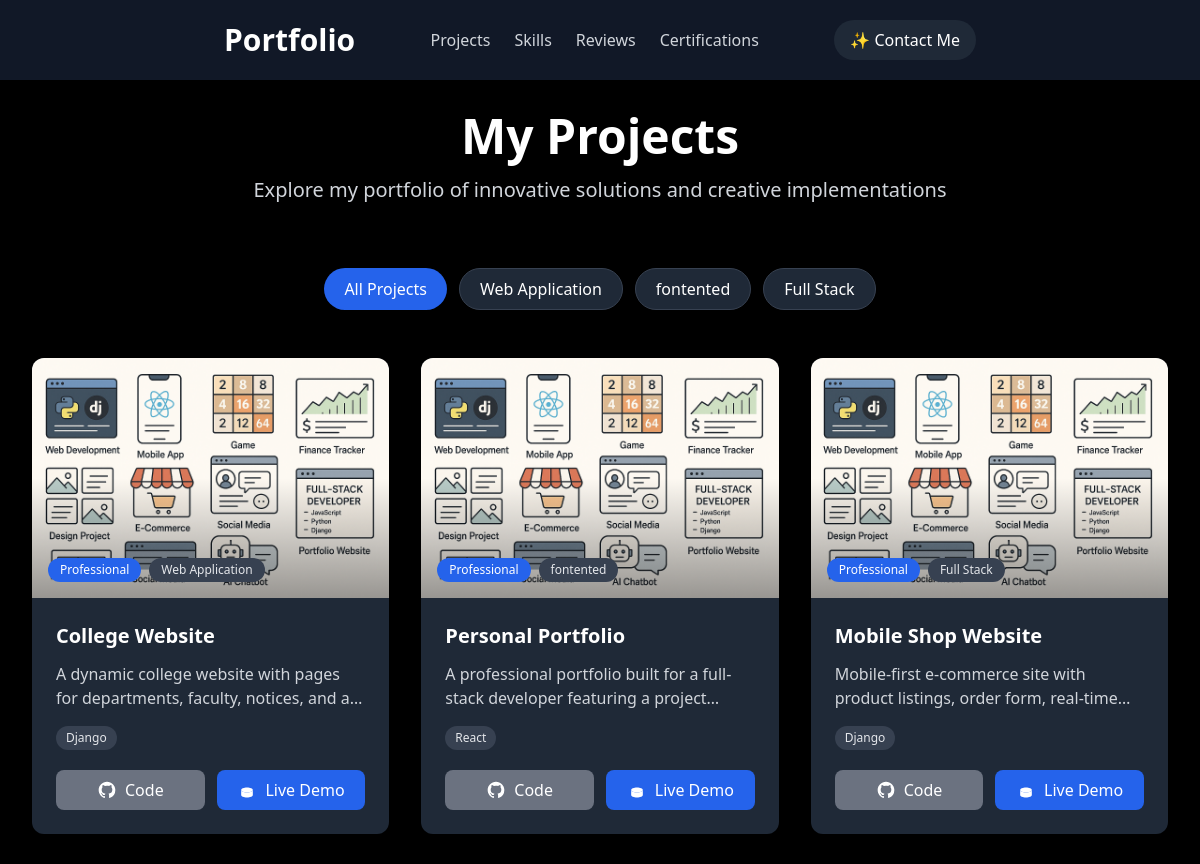
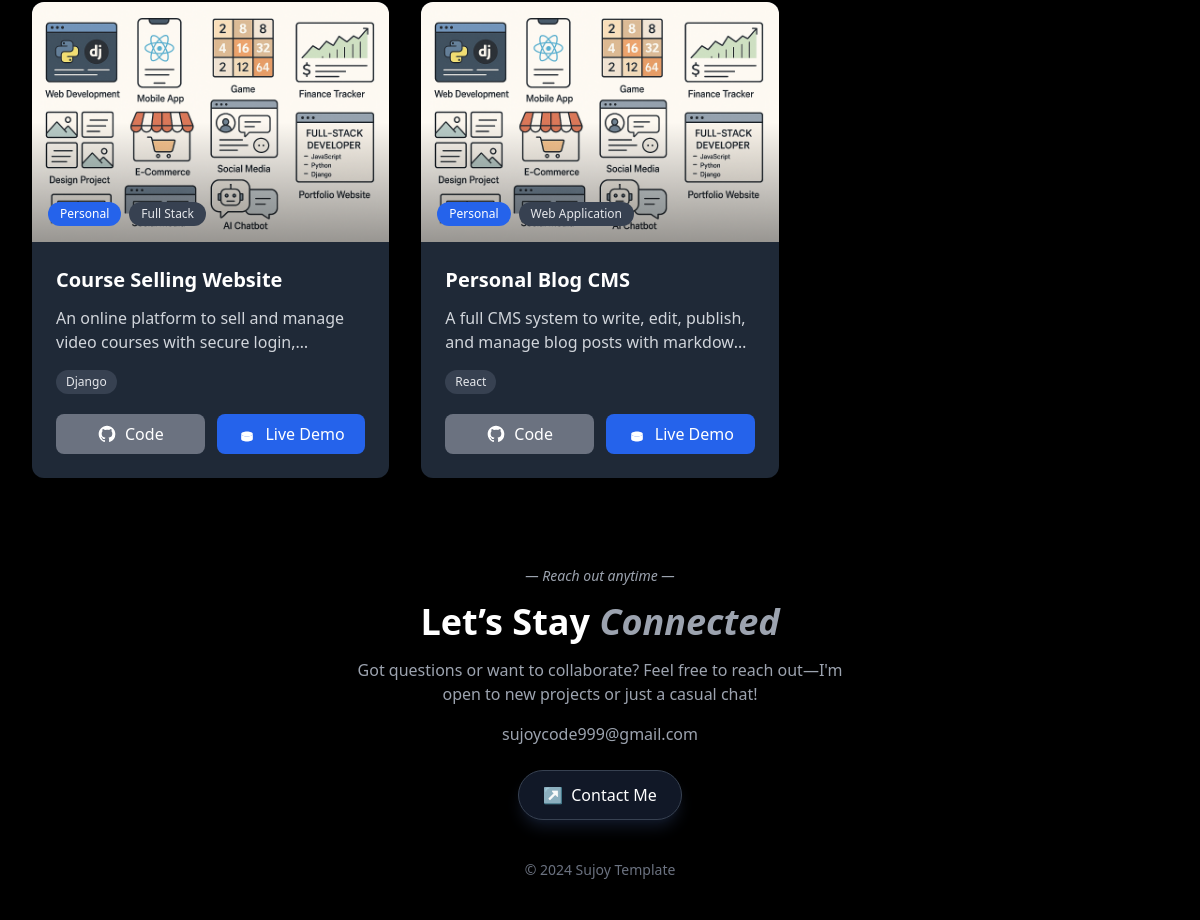
The page /projects/ on the database as committed earlier (2 pictures, top to bottom).
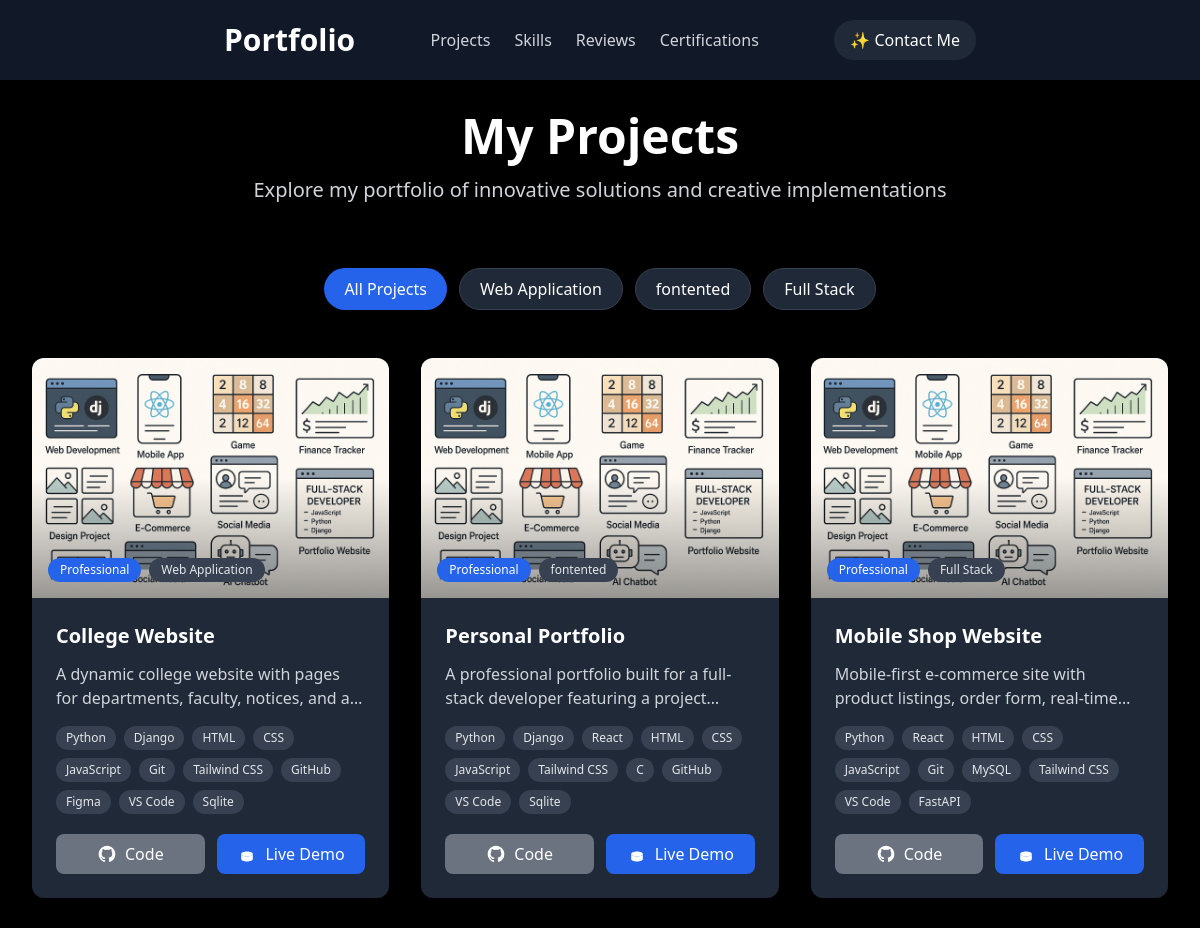
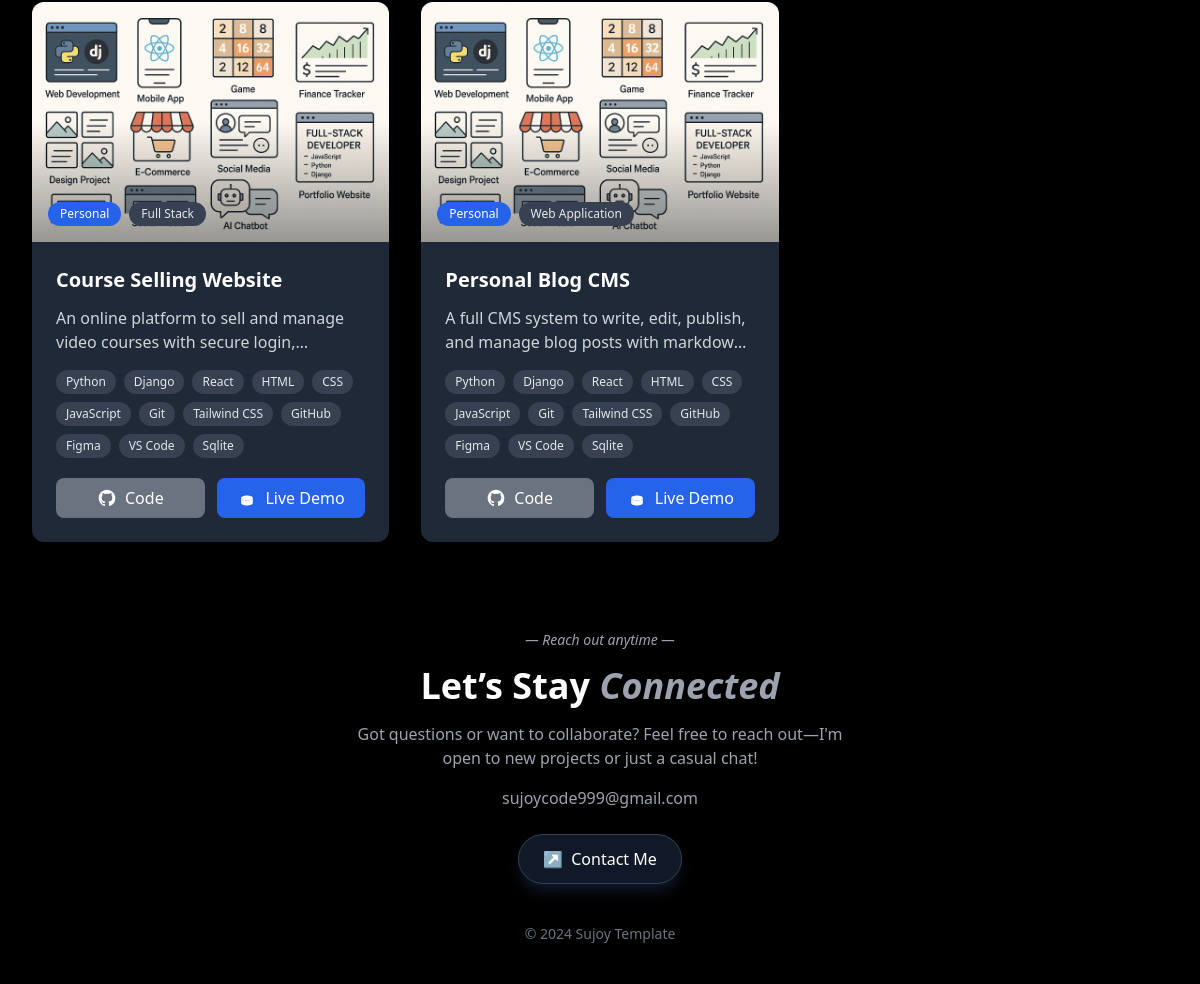
The same page on the database as committed later (2 pictures, top to bottom).
### pages/models.py (models this page shows, shortened)
class Project(models.Model):
    project_name = models.CharField(max_length=200)
    project_type = models.CharField(max_length=20, choices=[('personal', 'Personal'), ('professional', 'Professional')])
    category = models.CharField(max_length=100)
    description = models.TextField()
    image = models.ImageField(upload_to='projects/')
    github_link = models.URLField(blank=True, null=True , default='https://twitter.com/')
    preview_link = models.URLField(blank=True, null=True, default='https://twitter.com/')
    skills_used = models.ManyToManyField(All_Skills, blank=True)

class All_Skills(models.Model):
    skills_name = models.CharField(max_length=100)
    skills_img = models.ImageField(upload_to='skills_images/')
    proficiency = models.IntegerField(help_text="Proficiency level from 1 to 10")

### pages/views.py (the view)
# urls.py: path('projects/', views.projects, name='projects_list'),
def projects(request):
    project_list = Project.objects.all()
    categories = Project.objects.values_list('category', flat=True).distinct()
    context = {
        'projects': project_list,
        'categories': categories,
    }
    return render(request, 'project.html', context)

### templates/project.html (shortened to what this page needs)
{% extends "base.html" %}
{% block content %}
<section class="py-12 px-4 sm:px-6 lg:px-8 max-w-7xl mx-auto mt-16">
    <div class="text-center mb-16">
        <h1 class="text-5xl font-bold text-white mb-4">My Projects</h1>
        <p class="text-xl text-gray-300 max-w-3xl mx-auto">
            Explore my portfolio of innovative solutions and creative implementations
        </p>
    </div>
    <div class="flex flex-wrap justify-center gap-3 mb-12">
        <button class="filter-btn px-5 py-2 rounded-full bg-blue-600 text-white shadow-md hover:bg-blue-700 transition-colors" data-filter="all">
            All Projects
        </button>
        {% for category in categories %}
        <button class="filter-btn px-5 py-2 rounded-full bg-gray-800  border border-gray-700 shadow-sm hover:bg-gray-700 transition-colors" data-filter="category-{{ category|slugify }}">
            {{ category }}
        </button>
        {% endfor %}
    </div>
    <div class="grid grid-cols-1 md:grid-cols-2 lg:grid-cols-3 gap-8">
        {% for project in projects %}
        <div class="project-card group relative bg-gray-800 rounded-xl shadow-lg hover:shadow-2xl transition-all duration-300 overflow-hidden"
             data-categories="category-{{ project.category|slugify }}"
             data-types="type-{{ project.project_type }}">
            <a href="{% url 'project_detail' project.id %}" class="block">
                <div class="relative h-60 overflow-hidden">
                    <img src="{{ project.image.url }}" alt="{{ project.name }}" class="w-full h-full object-cover group-hover:scale-105 transition-transform duration-500">
                    <div class="absolute inset-0 bg-gradient-to-t from-black/40 via-transparent to-transparent"></div>
                    <div class="absolute bottom-4 left-4 flex gap-2">
                        <span class="px-3 py-1 text-xs font-medium rounded-full bg-blue-600 text-white">
                            {{ project.get_project_type_display }}
                        </span>
                        <span class="px-3 py-1 text-xs font-medium rounded-full bg-gray-700 text-gray-200">
                            {{ project.category }}
                        </span>
                    </div>
                </div>
            </a>
            <div class="p-6">
                <a href="{% url 'project_detail' project.id %}" class="block mb-3">
                    <h3 class="text-xl font-bold text-white group-hover:text-blue-600 dark:group-hover:text-blue-400 transition-colors">
                        {{ project.project_name }}
                    </h3>
                </a>
                <p class="text-gray-300 mb-4 line-clamp-2">
                    {{ project.description }}
                </p>
                <div class="mb-5 flex flex-wrap gap-2">
                    {% for skill in project.skills_used.all %}
                    <span class="inline-flex items-center gap-1.5 px-2.5 py-1 text-xs font-medium rounded-full bg-gray-700 text-gray-200">
                        {{ skill.skills_name }}
                    </span>
                    {% endfor %}
                </div>
                <div class="flex gap-3">
                    {% if project.github_link %}
                    <a href="{{ project.github_link }}" target="_blank" class="flex-1 inline-flex justify-center items-center gap-2 px-4 py-2 bg-gray-500 hover:bg-gray-700 text-white rounded-lg transition-colors">
                        <span>Code</span>
                    </a>
                    {% endif %}
                    {% if project.preview_link %}
                    <a href="{{ project.preview_link }}" target="_blank" class="flex-1 inline-flex justify-center items-center gap-2 px-4 py-2 bg-blue-600 hover:bg-blue-700 text-white rounded-lg transition-colors">
                        <svg class="w-5 h-5" fill="currentColor" viewBox="0 0 24 24">
                            <path d="M12 15c3.866 0 7-1.343 7-3s-3.134-3-7-3-7 1.343-7 3 3.134 3 7 3z" />
                            <path d="M12 15c3.866 0 7-1.343 7-3v6c0 1.657-3.134 3-7 3s-7-1.343-7-3v-6c0 1.657 3.134 3 7 3z" />
                        </svg>
                        <span>Live Demo</span>
                    </a>
                    {% endif %}
                </div>
            </div>
        </div>
        {% endfor %}
    </div>
</section>
{% endblock %}

### templates/base.html (shortened to what this page needs)
{% load static %}
<!DOCTYPE html>
<html lang="en">
  <head>
    <script src="https://cdn.tailwindcss.com"></script>
  </head>
  <body class="bg-black text-white">
    <header
      class="bg-gray-900 fixed top-0 left-0 w-full flex items-center justify-between px-6 py-4 md:px-56 md:py-5 shadow-md z-50"
    >
      <div class="flex items-center">
        <a href="{% url 'index' %}">
          <span class="text-3xl font-semibold">Portfolio</span>
        </a>
      </div>
      <nav class="hidden md:flex items-center gap-6">
        <a
          href="{% url 'projects_list' %}"
          class="text-gray-300 hover:text-white transition"
          >Projects</a
        >
        <a
          href="{% url 'skills_page' %}"
          class="text-gray-300 hover:text-white transition"
          >Skills</a
        >
        <a
          href="{% url 'review' %}"
          class="text-gray-300 hover:text-white transition"
          >Reviews</a
        >
        <a
          href="{% url 'example' %}"
          class="text-gray-300 hover:text-white transition"
          >Certifications</a
        >
      </nav>
      <div class="hidden md:block">
        <a href="{% url 'contact' %}">
          <button
            class="bg-gray-800 text-white px-4 py-2 rounded-full flex items-center gap-2 hover:bg-gray-700 transition"
          >
            ✨ Contact Me
          </button>
        </a>
      </div>
    </header>
    <main class="mt-10">{% block content %} {% endblock %}</main>
    <footer class="bg-black text-white py-10 px-6 text-center">
      <div class="max-w-4xl mx-auto">
        <p class="text-sm italic text-gray-400 mb-4">— Reach out anytime —</p>
        <h2 class="text-4xl font-semibold">
          Let’s Stay <span class="italic text-gray-400">Connected</span>
        </h2>
        <p class="text-gray-400 mt-4 max-w-lg mx-auto">
          Got questions or want to collaborate? Feel free to reach out—I'm open
          to new projects or just a casual chat!
        </p>
        <p class="text-gray-400 mt-4">sujoycode999@gmail.com</p>
        <div class="mt-6">
          <a
            href="{% url 'contact' %}"
            class="inline-flex items-center gap-2 px-6 py-3 rounded-full bg-gray-900 hover:bg-gray-800 transition border border-gray-700 shadow-lg shadow-gray-900"
          >
            <span>↗</span> Contact Me
          </a>
        </div>
      </div>
      <div class="mt-10 text-gray-500 text-sm">© 2024 Sujoy Template</div>
    </footer>
  </body>
</html>

### templates/base.html (style rules this page uses)
.project-card { transition: transform 0.3s ease-out; }

Rows that differ between the two databases and show on the page:
changed Project "College Website": gains All_Skills (skills_name "Python"); gains All_Skills (skills_name "HTML"); gains All_Skills (skills_name "CSS"); gains All_Skills (skills_name "JavaScript"); gains All_Skills (skills_name "Git"); gains All_Skills (skills_name "Tailwind CSS"); gains All_Skills (skills_name "GitHub"); gains All_Skills (skills_name "Figma"); gains All_Skills (skills_name "VS Code")
added All_Skills: skills_name "Sqlite"
changed Project "Personal Portfolio": gains All_Skills (skills_name "Python"); gains All_Skills (skills_name "HTML"); gains All_Skills (skills_name "CSS"); gains All_Skills (skills_name "JavaScript"); gains All_Skills (skills_name "Tailwind CSS"); gains All_Skills (skills_name "GitHub"); gains All_Skills (skills_name "VS Code"); gains All_Skills (skills_name "C"); gains All_Skills (skills_name "Django")
changed Project "Mobile Shop Website": gains All_Skills (skills_name "Python"); gains All_Skills (skills_name "HTML"); gains All_Skills (skills_name "CSS"); gains All_Skills (skills_name "JavaScript"); gains All_Skills (skills_name "Git"); gains All_Skills (skills_name "Tailwind CSS"); gains All_Skills (skills_name "VS Code"); gains All_Skills (skills_name "MySQL"); gains All_Skills (skills_name "FastAPI"); gains All_Skills (skills_name "React"); loses All_Skills (skills_name "Django")
changed Project "Course Selling Website": gains All_Skills (skills_name "Python"); gains All_Skills (skills_name "HTML"); gains All_Skills (skills_name "CSS"); gains All_Skills (skills_name "JavaScript"); gains All_Skills (skills_name "Git"); gains All_Skills (skills_name "Tailwind CSS"); gains All_Skills (skills_name "GitHub"); gains All_Skills (skills_name "Figma"); gains All_Skills (skills_name "VS Code"); gains All_Skills (skills_name "React")
changed Project "Personal Blog CMS": gains All_Skills (skills_name "Python"); gains All_Skills (skills_name "HTML"); gains All_Skills (skills_name "CSS"); gains All_Skills (skills_name "JavaScript"); gains All_Skills (skills_name "Git"); gains All_Skills (skills_name "Tailwind CSS"); gains All_Skills (skills_name "GitHub"); gains All_Skills (skills_name "Figma"); gains All_Skills (skills_name "VS Code"); gains All_Skills (skills_name "Django")
